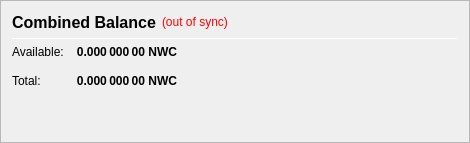
                   <widget class="QFrame" name="frame_CombinedBalances">
                    <property name="minimumSize">
                     <size>
                      <width>470</width>
                      <height>0</height>
                     </size>
                    </property>
                    <property name="frameShape">
                     <enum>QFrame::StyledPanel</enum>
                    </property>
                    <property name="frameShadow">
                     <enum>QFrame::Raised</enum>
                    </property>
                    <layout class="QVBoxLayout" name="verticalLayout_5">
                     <item>
                      <layout class="QHBoxLayout" name="horizontalLayout_5" stretch="0,0,0">
                       <item>
                        <widget class="QLabel" name="label_5z">
                         <property name="minimumSize">
                          <size>
                           <width>0</width>
                           <height>20</height>
                          </size>
                         </property>
                         <property name="font">
                          <font>
                           <pointsize>12</pointsize>
                           <weight>75</weight>
                           <bold>true</bold>
                          </font>
                         </property>
                         <property name="toolTip">
                          <string>Combined Balance (including unconfirmed and immature coins)</string>
                         </property>
                         <property name="text">
                          <string>Combined Balance</string>
                         </property>
                        </widget>
                       </item>
                       <item>
                        <widget class="QLabel" name="labelWalletStatus">
                         <property name="cursor">
                          <cursorShape>WhatsThisCursor</cursorShape>
                         </property>
                         <property name="toolTip">
                          <string>The displayed information may be out of date. Your wallet automatically synchronizes with the NWCCurrency network after a connection is established, but this process has not completed yet.</string>
                         </property>
                         <property name="styleSheet">
                          <string notr="true">QLabel { color: red; }</string>
                         </property>
                         <property name="text">
                          <string notr="true">(out of sync)</string>
                         </property>
                         <property name="alignment">
                          <set>Qt::AlignLeading|Qt::AlignLeft|Qt::AlignVCenter</set>
                         </property>
                        </widget>
                       </item>
                       <item>
                        <spacer name="horizontalSpacer_1">
                         <property name="orientation">
                          <enum>Qt::Horizontal</enum>
                         </property>
                         <property name="sizeHint" stdset="0">
                          <size>
                           <width>40</width>
                           <height>20</height>
                          </size>
                         </property>
                        </spacer>
                       </item>
                      </layout>
                     </item>
                     <item>
                      <widget class="Line" name="line_CombinedBalance">
                       <property name="minimumSize">
                        <size>
                         <width>0</width>
                         <height>1</height>
                        </size>
                       </property>
                       <property name="maximumSize">
                        <size>
                         <width>16777215</width>
                         <height>1</height>
                        </size>
                       </property>
                       <property name="orientation">
                        <enum>Qt::Horizontal</enum>
                       </property>
                      </widget>
                     </item>
                     <item>
                      <layout class="QGridLayout" name="gridLayout_3">
                       <property name="spacing">
                        <number>12</number>
                       </property>
                       <item row="1" column="0">
                        <widget class="QLabel" name="labelBalanceTextz">
                         <property name="text">
                          <string>Available:</string>
                         </property>
                        </widget>
                       </item>
                       <item row="1" column="1">
                        <widget class="QLabel" name="labelBalancez">
                         <property name="font">
                          <font>
                           <weight>75</weight>
                           <bold>true</bold>
                          </font>
                         </property>
                         <property name="cursor">
                          <cursorShape>IBeamCursor</cursorShape>
                         </property>
                         <property name="toolTip">
                          <string>Your current spendable balance</string>
                         </property>
                         <property name="text">
                          <string notr="true">0.000 000 00 NWC</string>
                         </property>
                         <property name="alignment">
                          <set>Qt::AlignRight|Qt::AlignTrailing|Qt::AlignVCenter</set>
                         </property>
                         <property name="textInteractionFlags">
                          <set>Qt::LinksAccessibleByMouse|Qt::TextSelectableByKeyboard|Qt::TextSelectableByMouse</set>
                         </property>
                        </widget>
                       </item>
                       <item row="2" column="0">
                        <widget class="QLabel" name="labelTotalTextz">
                         <property name="text">
                          <string>Total:</string>
                         </property>
                        </widget>
                       </item>
                       <item row="2" column="1">
                        <widget class="QLabel" name="labelTotalz">
                         <property name="font">
                          <font>
                           <weight>75</weight>
                           <bold>true</bold>
                          </font>
                         </property>
                         <property name="cursor">
                          <cursorShape>IBeamCursor</cursorShape>
                         </property>
                         <property name="toolTip">
                          <string>Total Balance, including all unavailable coins.</string>
                         </property>
                         <property name="text">
                          <string notr="true">0.000 000 00 NWC</string>
                         </property>
                         <property name="alignment">
                          <set>Qt::AlignRight|Qt::AlignTrailing|Qt::AlignVCenter</set>
                         </property>
                         <property name="textInteractionFlags">
                          <set>Qt::LinksAccessibleByMouse|Qt::TextSelectableByKeyboard|Qt::TextSelectableByMouse</set>
                         </property>
                        </widget>
                       </item>
                       <item row="2" column="3">
                        <spacer name="horizontalSpacer_2">
                         <property name="orientation">
                          <enum>Qt::Horizontal</enum>
                         </property>
                         <property name="sizeHint" stdset="0">
                          <size>
                           <width>40</width>
                           <height>20</height>
                          </size>
                         </property>
                        </spacer>
                       </item>
                      </layout>
                     </item>
                     <item>
                      <spacer name="verticalSpacer_1">
                       <property name="orientation">
                        <enum>Qt::Vertical</enum>
                       </property>
                       <property name="sizeHint" stdset="0">
                        <size>
                         <width>20</width>
                         <height>40</height>
                        </size>
                       </property>
                      </spacer>
                     </item>
                    </layout>
                   </widget>
